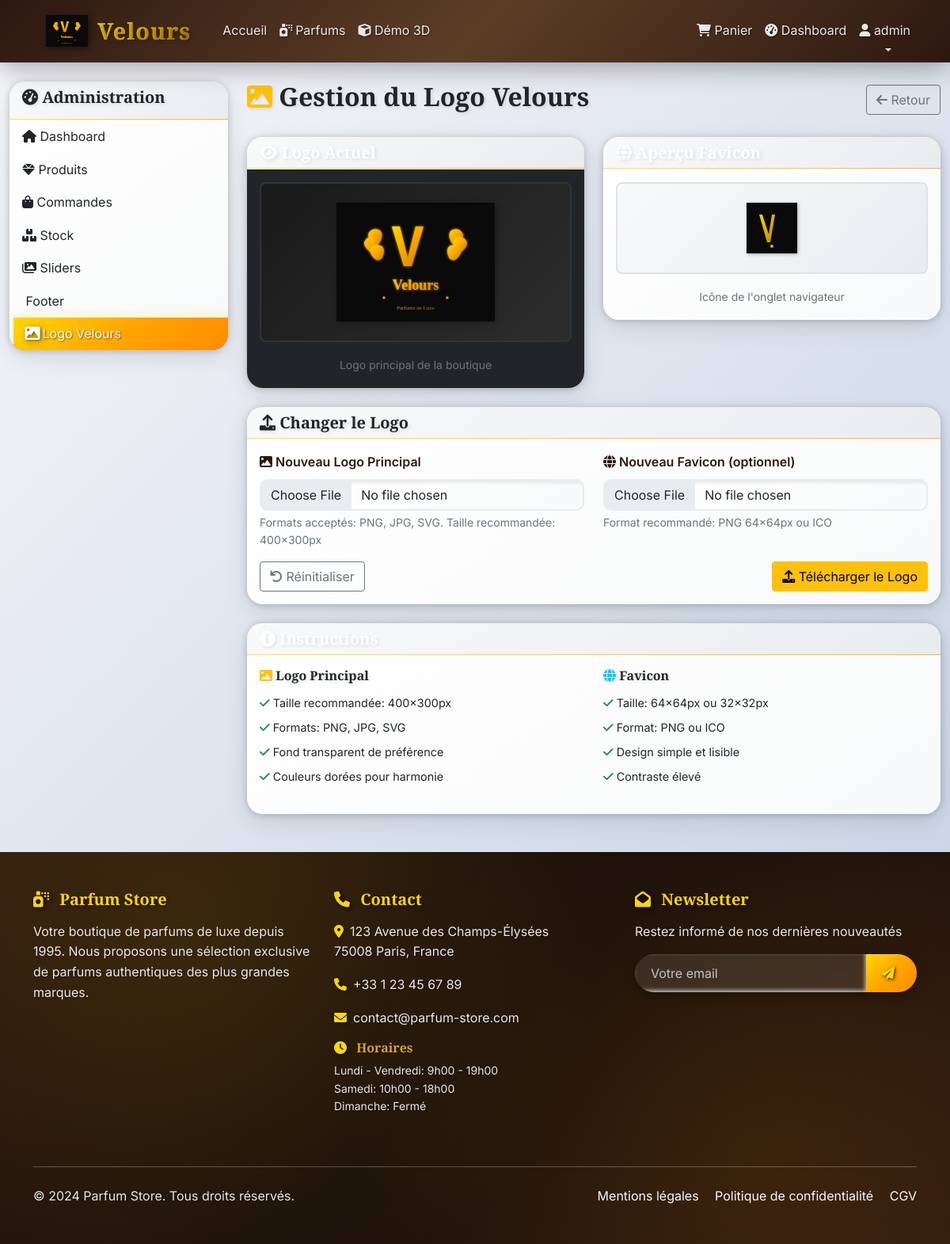
Screenshot of /admin/logo (signed in) with the database file from the repository.
### models.py (models this page shows, shortened)
class User(UserMixin, db.Model):
    id = db.Column(db.Integer, primary_key=True)
    username = db.Column(db.String(80), unique=True, nullable=False)
    email = db.Column(db.String(120), unique=True, nullable=False)
    password_hash = db.Column(db.String(120), nullable=False)
    first_name = db.Column(db.String(50))
    last_name = db.Column(db.String(50))
    phone = db.Column(db.String(20))
    address = db.Column(db.Text)
    is_admin = db.Column(db.Boolean, default=False)
    created_at = db.Column(db.DateTime, default=datetime.utcnow)
    orders = db.relationship('Order', backref='user', lazy=True)
    cart_items = db.relationship('CartItem', backref='user', lazy=True, cascade='all, delete-orphan')

class FooterSettings(db.Model):
    id = db.Column(db.Integer, primary_key=True)
    company_name = db.Column(db.String(200), nullable=False, default='Parfum Store')
    company_description = db.Column(db.Text)
    address = db.Column(db.Text)
    phone = db.Column(db.String(50))
    email = db.Column(db.String(100))
    facebook_url = db.Column(db.String(200))
    instagram_url = db.Column(db.String(200))
    twitter_url = db.Column(db.String(200))
    linkedin_url = db.Column(db.String(200))
    youtube_url = db.Column(db.String(200))
    opening_hours = db.Column(db.Text)
    copyright_text = db.Column(db.String(200))
    show_newsletter = db.Column(db.Boolean, default=True)
    newsletter_title = db.Column(db.String(200), default='Newsletter')
    newsletter_description = db.Column(db.Text, default='Restez informé de nos dernières nouveautés')
    created_at = db.Column(db.DateTime, default=datetime.utcnow)
    updated_at = db.Column(db.DateTime, default=datetime.utcnow, onupdate=datetime.utcnow)
    @staticmethod
    def get_settings():
        settings = FooterSettings.query.first()
        return settings

### app.py (the view)
    def decorated_function(*args, **kwargs):
        if not current_user.is_authenticated or not current_user.is_admin:
            flash('Accès non autorisé.', 'error')
            return redirect(url_for('index'))
        return f(*args, **kwargs)

### templates/admin/logo.html (shortened to what this page needs)
{% extends "base.html" %}
{% block content %}
<div class="container-fluid mt-4">
    <div class="row">
        <div class="col-md-3">
            <div class="card">
                <div class="card-header">
                    <h5><i class="fas fa-tachometer-alt"></i> Administration</h5>
                </div>
                <div class="list-group list-group-flush">
                    <a href="{{ url_for('admin_dashboard') }}" class="list-group-item list-group-item-action">
                        <i class="fas fa-home"></i> Dashboard
                    </a>
                    <a href="{{ url_for('admin_products') }}" class="list-group-item list-group-item-action">
                        <i class="fas fa-gem"></i> Produits
                    </a>
                    <a href="{{ url_for('admin_orders') }}" class="list-group-item list-group-item-action">
                        <i class="fas fa-shopping-bag"></i> Commandes
                    </a>
                    <a href="{{ url_for('admin_stock') }}" class="list-group-item list-group-item-action">
                        <i class="fas fa-boxes"></i> Stock
                    </a>
                    <a href="{{ url_for('admin_sliders') }}" class="list-group-item list-group-item-action">
                        <i class="fas fa-images"></i> Sliders
                    </a>
                    <a href="{{ url_for('admin_footer') }}" class="list-group-item list-group-item-action">
                         Footer
                    </a>
                    <a href="{{ url_for('admin_logo') }}" class="list-group-item list-group-item-action active">
                        <i class="fas fa-image"></i> Logo Velours
                    </a>
                </div>
            </div>
        </div>
        <div class="col-md-9">
            <div class="d-flex justify-content-between align-items-center mb-4">
                <h2><i class="fas fa-image text-warning"></i> Gestion du Logo Velours</h2>
                <a href="{{ url_for('admin_dashboard') }}" class="btn btn-outline-secondary">
                    <i class="fas fa-arrow-left"></i> Retour
                </a>
            </div>
            <div class="row mb-4">
                <div class="col-md-6">
                    <div class="card">
                        <div class="card-header bg-dark text-white">
                            <h5 class="mb-0"><i class="fas fa-eye"></i> Logo Actuel</h5>
                        </div>
                        <div class="card-body text-center bg-dark">
                            <div class="current-logo-preview p-4">
                                <img src="{{ url_for('static', filename='images/logo/velours-logo.svg') }}"
                                     alt="Logo Velours"
                                     class="img-fluid current-logo"
                                     style="max-height: 150px;">
                            </div>
                            <div class="mt-3">
                                <small class="text-muted">Logo principal de la boutique</small>
                            </div>
                        </div>
                    </div>
                </div>
                <div class="col-md-6">
                    <div class="card">
                        <div class="card-header bg-info text-white">
                            <h5 class="mb-0"><i class="fas fa-globe"></i> Aperçu Favicon</h5>
                        </div>
                        <div class="card-body text-center">
                            <div class="favicon-preview p-4">
                                <img src="{{ url_for('static', filename='images/favicon/favicon.svg') }}"
                                     alt="Favicon Velours"
                                     class="favicon-img"
                                     style="width: 64px; height: 64px;">
                            </div>
                            <div class="mt-3">
                                <small class="text-muted">Icône de l'onglet navigateur</small>
                            </div>
                        </div>
                    </div>
                </div>
            </div>
            <div class="card">
                <div class="card-header bg-warning text-dark">
                    <h5 class="mb-0"><i class="fas fa-upload"></i> Changer le Logo</h5>
                </div>
                <div class="card-body">
                    <form id="logoForm" enctype="multipart/form-data">
                        <div class="row">
                            <div class="col-md-6">
                                <div class="mb-3">
                                    <label for="logoFile" class="form-label">
                                        <i class="fas fa-image"></i> Nouveau Logo Principal
                                    </label>
                                    <input type="file"
                                           class="form-control"
                                           id="logoFile"
                                           name="logo_file"
                                           accept="image/*"
                                           required>
                                    <div class="form-text">
                                        Formats acceptés: PNG, JPG, SVG. Taille recommandée: 400x300px
                                    </div>
                                </div>
                            </div>
                            <div class="col-md-6">
                                <div class="mb-3">
                                    <label for="faviconFile" class="form-label">
                                        <i class="fas fa-globe"></i> Nouveau Favicon (optionnel)
                                    </label>
                                    <input type="file"
                                           class="form-control"
                                           id="faviconFile"
                                           name="favicon_file"
                                           accept="image/*">
                                    <div class="form-text">
                                        Format recommandé: PNG 64x64px ou ICO
                                    </div>
                                </div>
                            </div>
                        </div>
                        <div class="d-flex justify-content-between">
                            <button type="button" class="btn btn-outline-secondary" onclick="resetForm()">
                                <i class="fas fa-undo"></i> Réinitialiser
                            </button>
                            <button type="submit" class="btn btn-warning">
                                <i class="fas fa-upload"></i> Télécharger le Logo
                            </button>
                        </div>
                    </form>
                </div>
            </div>
            <div class="card mt-4">
                <div class="card-header bg-info text-white">
                    <h5 class="mb-0"><i class="fas fa-info-circle"></i> Instructions</h5>
                </div>
                <div class="card-body">
                    <div class="row">
                        <div class="col-md-6">
                            <h6><i class="fas fa-image text-warning"></i> Logo Principal</h6>
                            <ul class="list-unstyled">
                                <li><i class="fas fa-check text-success"></i> Taille recommandée: 400x300px</li>
                                <li><i class="fas fa-check text-success"></i> Formats: PNG, JPG, SVG</li>
                                <li><i class="fas fa-check text-success"></i> Fond transparent de préférence</li>
                                <li><i class="fas fa-check text-success"></i> Couleurs dorées pour harmonie</li>
                            </ul>
                        </div>
                        <div class="col-md-6">
                            <h6><i class="fas fa-globe text-info"></i> Favicon</h6>
                            <ul class="list-unstyled">
                                <li><i class="fas fa-check text-success"></i> Taille: 64x64px ou 32x32px</li>
                                <li><i class="fas fa-check text-success"></i> Format: PNG ou ICO</li>
                                <li><i class="fas fa-check text-success"></i> Design simple et lisible</li>
                                <li><i class="fas fa-check text-success"></i> Contraste élevé</li>
                            </ul>
                        </div>
                    </div>
                </div>
            </div>
        </div>
    </div>
</div>
{% endblock %}

### templates/base.html (shortened to what this page needs)
<!DOCTYPE html>
<html lang="fr">
<head>
    <link href="https://cdn.jsdelivr.net/npm/bootstrap@5.1.3/dist/css/bootstrap.min.css" rel="stylesheet">
    <link href="https://cdnjs.cloudflare.com/ajax/libs/font-awesome/6.0.0/css/all.min.css" rel="stylesheet">
    <link href="{{ url_for('static', filename='css/style.css') }}" rel="stylesheet">
</head>
<body>
    <nav class="navbar navbar-expand-lg navbar-dark bg-dark">
        <div class="container">
            <a class="navbar-brand velours-brand" href="{{ url_for('index') }}">
                <img src="{{ url_for('static', filename='images/logo/velours-logo.svg') }}" alt="Velours" class="velours-logo">
                <span class="brand-text">Velours</span>
            </a>
            <div class="collapse navbar-collapse" id="navbarNav">
                <ul class="navbar-nav me-auto">
                    <li class="nav-item">
                        <a class="nav-link" href="{{ url_for('index') }}">Accueil</a>
                    </li>
                    <li class="nav-item">
                        <a class="nav-link" href="{{ url_for('catalog') }}">
                            <i class="fas fa-spray-can me-1"></i>Parfums
                        </a>
                    </li>
                    <li class="nav-item">
                        <a class="nav-link" href="{{ url_for('demo_3d') }}">
                            <i class="fas fa-cube"></i> Démo 3D
                        </a>
                    </li>
                </ul>
                <ul class="navbar-nav">
                    {% if current_user.is_authenticated %}
                        <li class="nav-item">
                            <a class="nav-link" href="{{ url_for('cart') }}">
                                <i class="fas fa-shopping-cart"></i> Panier
                            </a>
                        </li>
                        {% if current_user.is_admin %}
                        <li class="nav-item">
                            <a class="nav-link" href="{{ url_for('admin_dashboard') }}">
                                <i class="fas fa-tachometer-alt"></i> Dashboard
                            </a>
                        </li>
                        {% endif %}
                        <li class="nav-item dropdown">
                            <a class="nav-link dropdown-toggle" href="#" id="navbarDropdown" role="button" data-bs-toggle="dropdown">
                                <i class="fas fa-user"></i> {{ current_user.username }}
                            </a>
                        </li>
                    {% endif %}
                </ul>
            </div>
        </div>
    </nav>
    <main>
        {% block content %}{% endblock %}
    </main>
    <footer class="bg-dark text-light py-5 mt-5">
        <div class="container">
            <div class="row">
                <div class="col-lg-4 col-md-6 mb-4">
                    <h5><i class="fas fa-spray-can"></i> {{ footer_settings.company_name }}</h5>
                    {% if footer_settings.company_description %}
                    <p>{{ footer_settings.company_description }}</p>
                    {% endif %}
                </div>
                <div class="col-lg-4 col-md-6 mb-4">
                    <h5><i class="fas fa-phone"></i> Contact</h5>
                    {% if footer_settings.address %}
                    <p><i class="fas fa-map-marker-alt me-2"></i>{{ footer_settings.address|replace('\n', '<br>')|safe }}</p>
                    {% endif %}
                    {% if footer_settings.phone %}
                    <p><i class="fas fa-phone me-2"></i>{{ footer_settings.phone }}</p>
                    {% endif %}
                    {% if footer_settings.email %}
                    <p><i class="fas fa-envelope me-2"></i>{{ footer_settings.email }}</p>
                    {% endif %}
                    {% if footer_settings.opening_hours %}
                    <h6 class="mt-3"><i class="fas fa-clock"></i> Horaires</h6>
                    <p class="small">{{ footer_settings.opening_hours|replace('\n', '<br>')|safe }}</p>
                    {% endif %}
                </div>
                {% if footer_settings.show_newsletter %}
                <div class="col-lg-4 col-md-12 mb-4">
                    <h5><i class="fas fa-envelope-open"></i> {{ footer_settings.newsletter_title or 'Newsletter' }}</h5>
                    <p>{{ footer_settings.newsletter_description or 'Restez informé de nos dernières nouveautés' }}</p>
                    <form class="newsletter-form">
                        <div class="input-group">
                            <input type="email" class="form-control" placeholder="Votre email" required>
                            <button class="btn btn-primary" type="submit">
                                <i class="fas fa-paper-plane"></i>
                            </button>
                        </div>
                    </form>
                </div>
                {% endif %}
            </div>
            <hr class="my-4">
            <div class="row">
                <div class="col-md-6">
                    <p class="mb-0">{{ footer_settings.copyright_text or '© 2024 Parfum Store. Tous droits réservés.' }}</p>
                </div>
                <div class="col-md-6 text-md-end">
                    <a href="#" class="text-light me-3">Mentions légales</a>
                    <a href="#" class="text-light me-3">Politique de confidentialité</a>
                    <a href="#" class="text-light">CGV</a>
                </div>
            </div>
        </div>
    </footer>
</body>
</html>

### rows the page displays
User: username "admin"
FooterSettings: company_name "Parfum Store", company_description "Votre boutique de parfums de luxe depuis 1995. Nous proposons une sélection exclusive de parfums authentiques des plus grandes marques.", address "123 Avenue des Champs-Élysées 75008 Paris, France", phone "+33 1 23 45 67 89", email "contact@parfum-store.com", opening_hours "Lundi - Vendredi: 9h00 - 19h00 Samedi: 10h00 - 18h00 Dimanche: Fermé", newsletter_title "Newsletter", newsletter_description "Restez informé de nos dernières nouveautés", copyright_text "© 2024 Parfum Store. Tous droits réservés."
